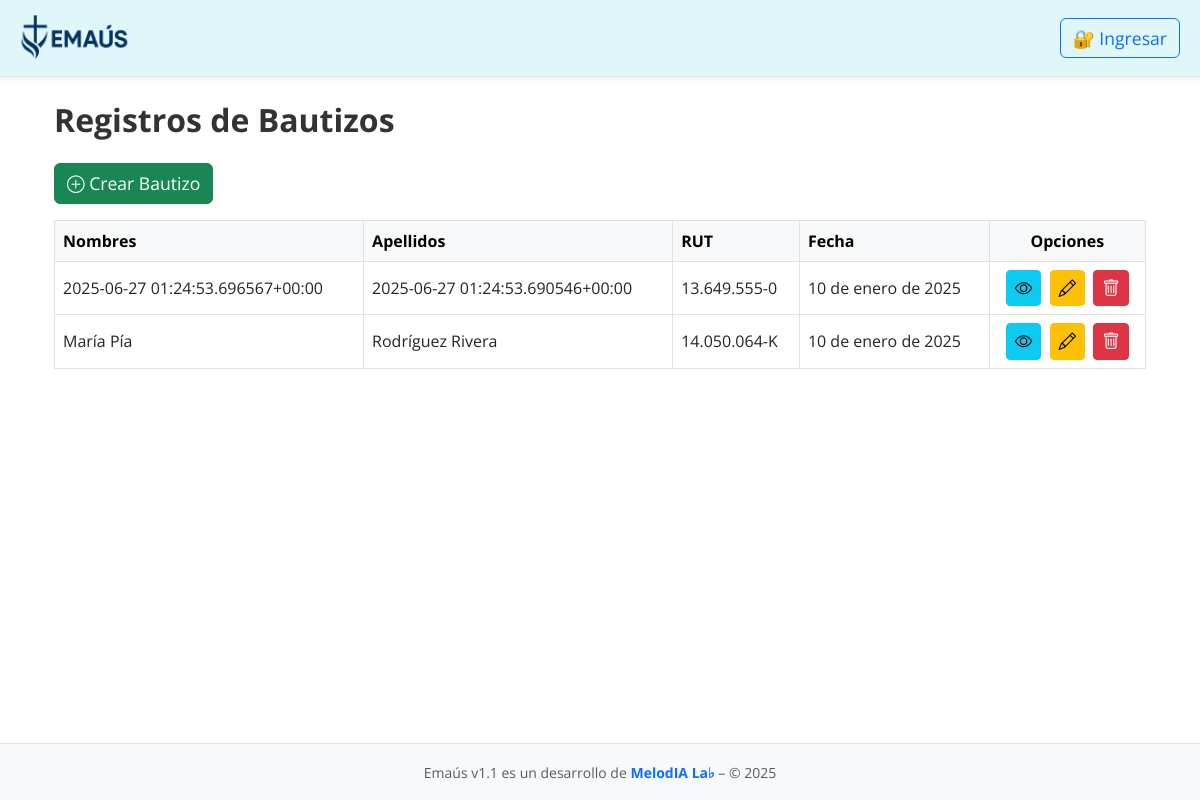
/sacramentos/bautizos/, run on the app's committed database.
### sacramentos/models.py (models this page shows, shortened)
class Bautizo(models.Model):
    rut = models.CharField(max_length=12, help_text="Ej: 12345678-9")
    nombres_bautizado = models.CharField(max_length=100)
    apellidos_bautizado = models.CharField(max_length=100)
    fecha = models.DateField()
    celebrante = models.CharField(max_length=100)
    iglesia = models.CharField(max_length=100)
    nombre_padre = models.CharField(max_length=100)
    nombre_madre = models.CharField(max_length=100)
    nombre_padrino = models.CharField(max_length=100)  # nuevo
    nombre_madrina = models.CharField(max_length=100)  # nuevo
    observaciones = models.TextField(blank=True)

### sacramentos/views.py (the view)
# urls.py: path('bautizos/', views.bautizo_list, name='bautizos_list'),
def bautizo_list(request):
    bautizos = Bautizo.objects.all().order_by('-fecha')
    return render(request, 'sacramentos/bautizo_list.html', {'bautizos': bautizos})

### templates/sacramentos/bautizo_list.html (shortened to what this page needs)
{% extends 'base.html' %}
{% block content %}
<div class="container">
  <h2 class="mb-4">Registros de Bautizos</h2>
  <a href="{% url 'bautizo_create' %}" class="btn btn-success mb-3">
    <i class="bi bi-plus-circle"></i> Crear Bautizo
  </a>
  <div class="table-responsive">
    <table class="table table-bordered table-hover align-middle bg-white">
      <thead class="table-light">
        <tr>
          <th>Nombres</th>
          <th>Apellidos</th>
          <th>RUT</th>
          <th>Fecha</th>
          <th class="text-center">Opciones</th>
        </tr>
      </thead>
      <tbody>
        {% for b in bautizos %}
        <tr>
          <td>{{ b.nombres_bautizado }}</td>
          <td>{{ b.apellidos_bautizado }}</td>
          <td>{{ b.rut }}</td>
          <td>{{ b.fecha }}</td>
          <td class="text-center">
            <a href="{% url 'bautizo_detail' b.pk %}" class="btn btn-info btn-sm me-1" title="Ver">
              <i class="bi bi-eye"></i>
            </a>
            <a href="{% url 'bautizo_update' b.pk %}" class="btn btn-warning btn-sm me-1" title="Editar">
              <i class="bi bi-pencil"></i>
            </a>
            <a href="{% url 'bautizo_delete' b.pk %}" class="btn btn-danger btn-sm" title="Eliminar">
              <i class="bi bi-trash"></i>
            </a>
          </td>
        </tr>
        {% empty %}
        <tr>
          <td colspan="5" class="text-center">No hay bautizos registrados.</td>
        </tr>
        {% endfor %}
      </tbody>
    </table>
  </div>
</div>
{% endblock %}

### static/css/styles.css (style rules this page uses)
body { font-family: 'Inter', sans-serif; background-color: #f8f9fa; color: #333; line-height: 1.6; }
h1, h2, h3, h4, h5 { font-weight: 600; margin-bottom: 0.5rem; }
a { text-decoration: none; }
.btn { border-radius: 0.5rem; }

### templates/base.html (style rules this page uses)
html, body { height: 100%; margin: 0; padding: 0; font-family: 'Open Sans', sans-serif; background-color: #ffffff; color: #333333; display: flex; flex-direction: column; }
.btn { font-size: 1.1rem; }
h1, h2, h3, h4 { font-weight: 700; }

### data on the page
Bautizo: nombres_bautizado "2025-06-27 01:24:53.696567+00:00", apellidos_bautizado "2025-06-27 01:24:53.690546+00:00", rut "13.649.555-0", fecha "10 de enero de 2025"
Bautizo: nombres_bautizado "María Pía", apellidos_bautizado "Rodríguez Rivera", rut "14.050.064-K", fecha "10 de enero de 2025"
